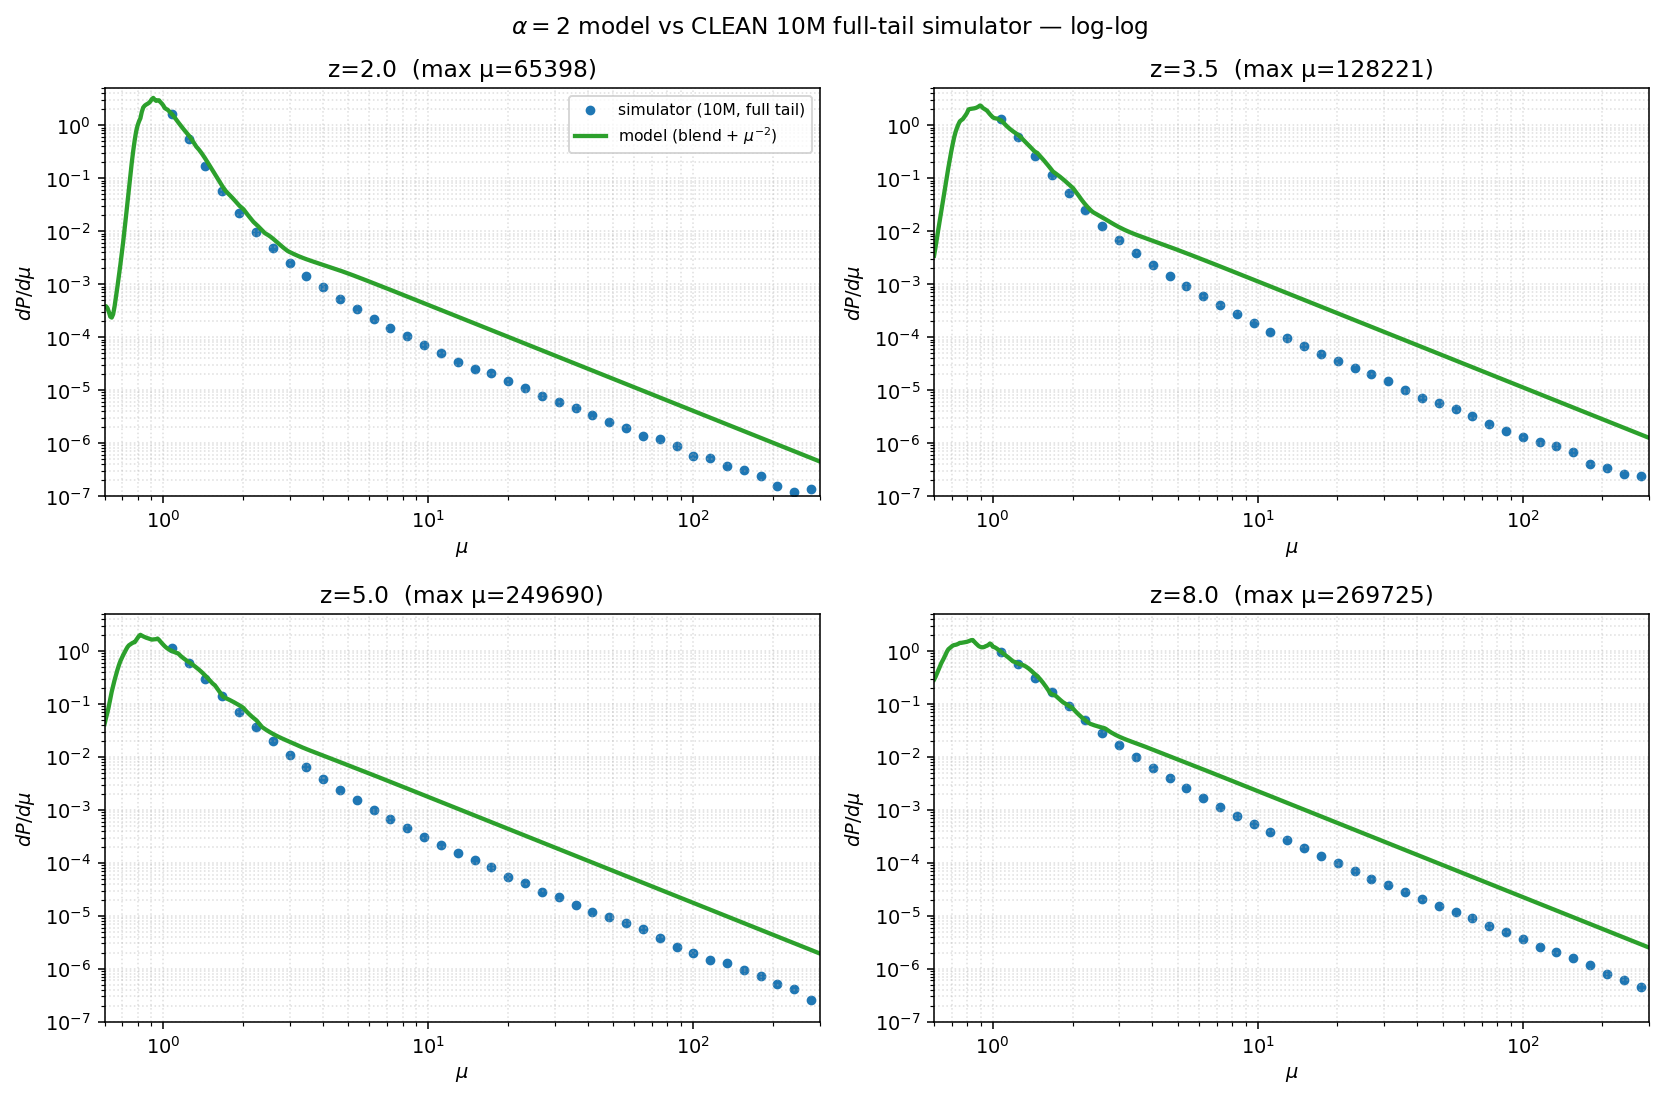

This chart was generated by the following Python code:
"""Validate the alpha=2 (image-plane) smooth-blend model against a CLEAN, full-tail
10M-sample reference (no mu<12 truncation). Overlay in log-log; the model tail should
sit on the simulator over the whole range.
"""
import os
os.environ.setdefault("KMP_DUPLICATE_LIB_OK", "TRUE")
import sys
from pathlib import Path
from multiprocessing import Pool
import numpy as np, torch
import matplotlib; matplotlib.use("Agg"); import matplotlib.pyplot as plt
from ml.autoresearch import train_ar
from ml.autoresearch.train_reparam import g_and_logdet

AR = Path(__file__).resolve().parent; REPO = AR.parents[1]
THETA = (0.72, 0.38, 1.00); ZS = [2.0, 3.5, 5.0, 8.0]
NPER, NWORK = 1_000_000, 10
trapz = np.trapezoid

def _worker(args):
    z, seed = args; sys.path.insert(0, str(REPO/"build")); import gwlensing as gw
    r = gw.sample_lnmu_ml_with_diagnostics(float(z), *map(float, THETA), int(NPER), int(seed), False)
    x = np.asarray(r["lnmu"], float); return x[np.isfinite(x)]

# --- alpha=2 smooth-blend model on the reparam body flow ---
ck = torch.load(AR/"models/flow_reparam.pt", map_location="cpu", weights_only=False)
cfg, stats = ck["config"], ck["stats"]; flow = train_ar.build_flow(cfg); flow.load_state_dict(ck["state_dict"]); flow.eval()
lmean=float(stats["lnmu_mean"]); lstd=float(stats["lnmu_std"]); t0=cfg["t0"]; kk=cfg["k"]
cmean=torch.tensor(stats["context_mean"]); cstd=torch.tensor(stats["context_std"])
def body(lnmu,z,th):
    lnmu=np.asarray(lnmu,np.float32).reshape(-1,1); y=(torch.from_numpy(lnmu)-lmean)/lstd
    v,ld=g_and_logdet(y.squeeze(-1),t0,kk); ctx=torch.tensor([[z,*th]],dtype=torch.float32).repeat(y.shape[0],1)
    with torch.no_grad(): lp=flow((ctx-cmean)/cstd).log_prob(v.unsqueeze(-1))+ld-np.log(lstd)
    return lp.cpu().numpy().ravel()
def model(lnmu,z,th,alpha=2.0,muc=2.8,width=0.35):
    lnmu=np.asarray(lnmu,float).ravel(); lnc=np.log(muc); lp_c=float(body(np.array([lnc]),z,th)[0])
    pl=np.exp(lp_c-(alpha-1)*(lnmu-lnc)); bd=np.exp(body(lnmu,z,th)); w=0.5*(1+np.tanh((lnmu-lnc)/width))
    p=(1-w)*bd+w*pl
    gb=np.linspace(-4,np.log(400),5000); plg=np.exp(lp_c-(alpha-1)*(gb-lnc)); bdg=np.exp(body(gb,z,th)); wg=0.5*(1+np.tanh((gb-lnc)/width))
    return np.log(np.maximum(p/trapz((1-wg)*bdg+wg*plg,gb),1e-300))

def main():
    fig,ax=plt.subplots(2,2,figsize=(12,8),squeeze=False)
    lg=np.linspace(np.log(0.6),np.log(300),500); mug=np.exp(lg)
    for i,z in enumerate(ZS):
        with Pool(NWORK) as p: parts=p.map(_worker,[(z,100+j) for j in range(NWORK)])
        mu=np.exp(np.concatenate(parts)); N=mu.size
        edges=np.geomspace(1.0,300,40); c,_=np.histogram(mu,bins=edges)
        ctr=np.sqrt(edges[:-1]*edges[1:]); bw=np.diff(edges); m=c>=20
        a=ax[i//2][i%2]
        a.scatter(ctr[m],c[m]/(N*bw[m]),s=16,color="#1f77b4",label="simulator (10M, full tail)")
        a.plot(mug,np.exp(model(lg,z,THETA))/mug,color="#2ca02c",lw=2.2,label=r"model (blend + $\mu^{-2}$)")
        a.set_xscale("log"); a.set_yscale("log"); a.set_ylim(1e-7,5); a.set_xlim(0.6,300)
        a.set_title(f"z={z}  (max μ={mu.max():.0f})"); a.set_xlabel(r"$\mu$"); a.set_ylabel(r"$dP/d\mu$")
        a.grid(True,which="both",ls=":",alpha=.4)
        if i==0: a.legend(fontsize=8)
        print(f"z={z} done, N={N}, maxmu={mu.max():.0f}")
    fig.suptitle(r"$\alpha=2$ model vs CLEAN 10M full-tail simulator — log-log"); fig.tight_layout()
    fig.savefig(AR/"validate_alpha2.png",dpi=140,bbox_inches="tight"); print("wrote",AR/"validate_alpha2.png")

if __name__=="__main__": main()
